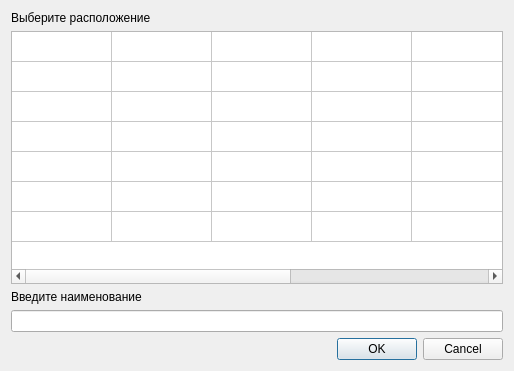
<?xml version="1.0" encoding="UTF-8"?>
<ui version="4.0">
 <class>Dialog</class>
 <widget class="QDialog" name="Dialog">
  <property name="geometry">
   <rect>
    <x>0</x>
    <y>0</y>
    <width>514</width>
    <height>371</height>
   </rect>
  </property>
  <property name="windowTitle">
   <string>Dialog</string>
  </property>
  <layout class="QVBoxLayout" name="verticalLayout_4">
   <item>
    <layout class="QVBoxLayout" name="verticalLayout_3">
     <item>
      <layout class="QVBoxLayout" name="verticalLayout_2">
       <item>
        <widget class="QLabel" name="label_2">
         <property name="text">
          <string>Выберите расположение</string>
         </property>
        </widget>
       </item>
       <item>
        <widget class="QTableWidget" name="tableWidget">
         <property name="cursor" stdset="0">
          <cursorShape>ArrowCursor</cursorShape>
         </property>
         <property name="autoFillBackground">
          <bool>false</bool>
         </property>
         <property name="sizeAdjustPolicy">
          <enum>QAbstractScrollArea::AdjustIgnored</enum>
         </property>
         <property name="editTriggers">
          <set>QAbstractItemView::NoEditTriggers</set>
         </property>
         <property name="tabKeyNavigation">
          <bool>false</bool>
         </property>
         <property name="selectionMode">
          <enum>QAbstractItemView::SingleSelection</enum>
         </property>
         <property name="textElideMode">
          <enum>Qt::ElideRight</enum>
         </property>
         <attribute name="horizontalHeaderVisible">
          <bool>false</bool>
         </attribute>
         <attribute name="verticalHeaderVisible">
          <bool>false</bool>
         </attribute>
         <row>
          <property name="text">
           <string/>
          </property>
         </row>
         <row>
          <property name="text">
           <string/>
          </property>
         </row>
         <row>
          <property name="text">
           <string/>
          </property>
         </row>
         <row>
          <property name="text">
           <string/>
          </property>
         </row>
         <row>
          <property name="text">
           <string/>
          </property>
         </row>
         <row>
          <property name="text">
           <string/>
          </property>
         </row>
         <row>
          <property name="text">
           <string/>
          </property>
         </row>
         <column>
          <property name="text">
           <string/>
          </property>
         </column>
         <column>
          <property name="text">
           <string/>
          </property>
         </column>
         <column>
          <property name="text">
           <string/>
          </property>
         </column>
         <column>
          <property name="text">
           <string/>
          </property>
         </column>
         <column>
          <property name="text">
           <string/>
          </property>
         </column>
         <column>
          <property name="text">
           <string/>
          </property>
         </column>
         <column>
          <property name="text">
           <string/>
          </property>
         </column>
         <item row="0" column="0">
          <property name="text">
           <string> </string>
          </property>
          <property name="textAlignment">
           <set>AlignCenter</set>
          </property>
         </item>
         <item row="0" column="1">
          <property name="text">
           <string> </string>
          </property>
         </item>
         <item row="0" column="2">
          <property name="text">
           <string> </string>
          </property>
         </item>
         <item row="0" column="3">
          <property name="text">
           <string> </string>
          </property>
          <property name="textAlignment">
           <set>AlignCenter</set>
          </property>
         </item>
         <item row="0" column="4">
          <property name="text">
           <string> </string>
          </property>
          <property name="textAlignment">
           <set>AlignCenter</set>
          </property>
         </item>
         <item row="0" column="5">
          <property name="text">
           <string> </string>
          </property>
         </item>
         <item row="0" column="6">
          <property name="text">
           <string> </string>
          </property>
         </item>
         <item row="1" column="0">
          <property name="text">
           <string> </string>
          </property>
          <property name="textAlignment">
           <set>AlignCenter</set>
          </property>
         </item>
         <item row="1" column="1">
          <property name="text">
           <string> </string>
          </property>
         </item>
         <item row="1" column="2">
          <property name="text">
           <string> </string>
          </property>
         </item>
         <item row="1" column="3">
          <property name="text">
           <string> </string>
          </property>
          <property name="textAlignment">
           <set>AlignCenter</set>
          </property>
         </item>
         <item row="1" column="4">
          <property name="text">
           <string> </string>
          </property>
          <property name="textAlignment">
           <set>AlignCenter</set>
          </property>
         </item>
         <item row="1" column="5">
          <property name="text">
           <string> </string>
          </property>
         </item>
         <item row="1" column="6">
          <property name="text">
           <string> </string>
          </property>
         </item>
         <item row="2" column="0">
          <property name="text">
           <string> </string>
          </property>
          <property name="textAlignment">
           <set>AlignCenter</set>
          </property>
         </item>
         <item row="2" column="1">
          <property name="text">
           <string> </string>
          </property>
         </item>
         <item row="2" column="2">
          <property name="text">
           <string> </string>
          </property>
         </item>
         <item row="2" column="3">
          <property name="text">
           <string> </string>
          </property>
          <property name="textAlignment">
           <set>AlignCenter</set>
          </property>
         </item>
         <item row="2" column="4">
          <property name="text">
           <string> </string>
          </property>
          <property name="textAlignment">
           <set>AlignCenter</set>
          </property>
         </item>
         <item row="2" column="5">
          <property name="text">
           <string> </string>
          </property>
         </item>
         <item row="2" column="6">
          <property name="text">
           <string> </string>
          </property>
         </item>
         <item row="3" column="0">
          <property name="text">
           <string> </string>
          </property>
         </item>
         <item row="3" column="1">
          <property name="text">
           <string> </string>
          </property>
         </item>
         <item row="3" column="2">
          <property name="text">
           <string> </string>
          </property>
         </item>
         <item row="3" column="3">
          <property name="text">
           <string> </string>
          </property>
         </item>
         <item row="3" column="4">
          <property name="text">
           <string> </string>
          </property>
         </item>
         <item row="3" column="5">
          <property name="text">
           <string> </string>
          </property>
         </item>
         <item row="3" column="6">
          <property name="text">
           <string> </string>
          </property>
         </item>
         <item row="4" column="0">
          <property name="text">
           <string> </string>
          </property>
         </item>
         <item row="4" column="1">
          <property name="text">
           <string> </string>
          </property>
         </item>
         <item row="4" column="2">
          <property name="text">
           <string> </string>
          </property>
         </item>
         <item row="4" column="3">
          <property name="text">
           <string> </string>
          </property>
         </item>
         <item row="4" column="4">
          <property name="text">
           <string> </string>
          </property>
         </item>
         <item row="4" column="5">
          <property name="text">
           <string> </string>
          </property>
         </item>
         <item row="4" column="6">
          <property name="text">
           <string> </string>
          </property>
         </item>
         <item row="5" column="0">
          <property name="text">
           <string> </string>
          </property>
         </item>
         <item row="5" column="1">
          <property name="text">
           <string> </string>
          </property>
         </item>
         <item row="5" column="2">
          <property name="text">
           <string> </string>
          </property>
         </item>
         <item row="5" column="3">
          <property name="text">
           <string> </string>
          </property>
         </item>
         <item row="5" column="4">
          <property name="text">
           <string> </string>
          </property>
         </item>
         <item row="5" column="5">
          <property name="text">
           <string> </string>
          </property>
         </item>
         <item row="5" column="6">
          <property name="text">
           <string> </string>
          </property>
         </item>
         <item row="6" column="0">
          <property name="text">
           <string> </string>
          </property>
         </item>
         <item row="6" column="1">
          <property name="text">
           <string> </string>
          </property>
         </item>
         <item row="6" column="2">
          <property name="text">
           <string> </string>
          </property>
         </item>
         <item row="6" column="3">
          <property name="text">
           <string> </string>
          </property>
         </item>
         <item row="6" column="4">
          <property name="text">
           <string> </string>
          </property>
         </item>
         <item row="6" column="5">
          <property name="text">
           <string> </string>
          </property>
         </item>
         <item row="6" column="6">
          <property name="text">
           <string> </string>
          </property>
         </item>
        </widget>
       </item>
      </layout>
     </item>
     <item>
      <layout class="QVBoxLayout" name="verticalLayout">
       <item>
        <widget class="QLabel" name="label">
         <property name="text">
          <string>Введите наименование</string>
         </property>
        </widget>
       </item>
       <item>
        <widget class="QLineEdit" name="lineEdit"/>
       </item>
      </layout>
     </item>
    </layout>
   </item>
   <item>
    <widget class="QDialogButtonBox" name="buttonBox">
     <property name="orientation">
      <enum>Qt::Horizontal</enum>
     </property>
     <property name="standardButtons">
      <set>QDialogButtonBox::Cancel|QDialogButtonBox::Ok</set>
     </property>
    </widget>
   </item>
  </layout>
 </widget>
 <resources/>
 <connections>
  <connection>
   <sender>buttonBox</sender>
   <signal>accepted()</signal>
   <receiver>Dialog</receiver>
   <slot>accept()</slot>
   <hints>
    <hint type="sourcelabel">
     <x>248</x>
     <y>254</y>
    </hint>
    <hint type="destinationlabel">
     <x>157</x>
     <y>274</y>
    </hint>
   </hints>
  </connection>
  <connection>
   <sender>buttonBox</sender>
   <signal>rejected()</signal>
   <receiver>Dialog</receiver>
   <slot>reject()</slot>
   <hints>
    <hint type="sourcelabel">
     <x>316</x>
     <y>260</y>
    </hint>
    <hint type="destinationlabel">
     <x>286</x>
     <y>274</y>
    </hint>
   </hints>
  </connection>
 </connections>
</ui>
